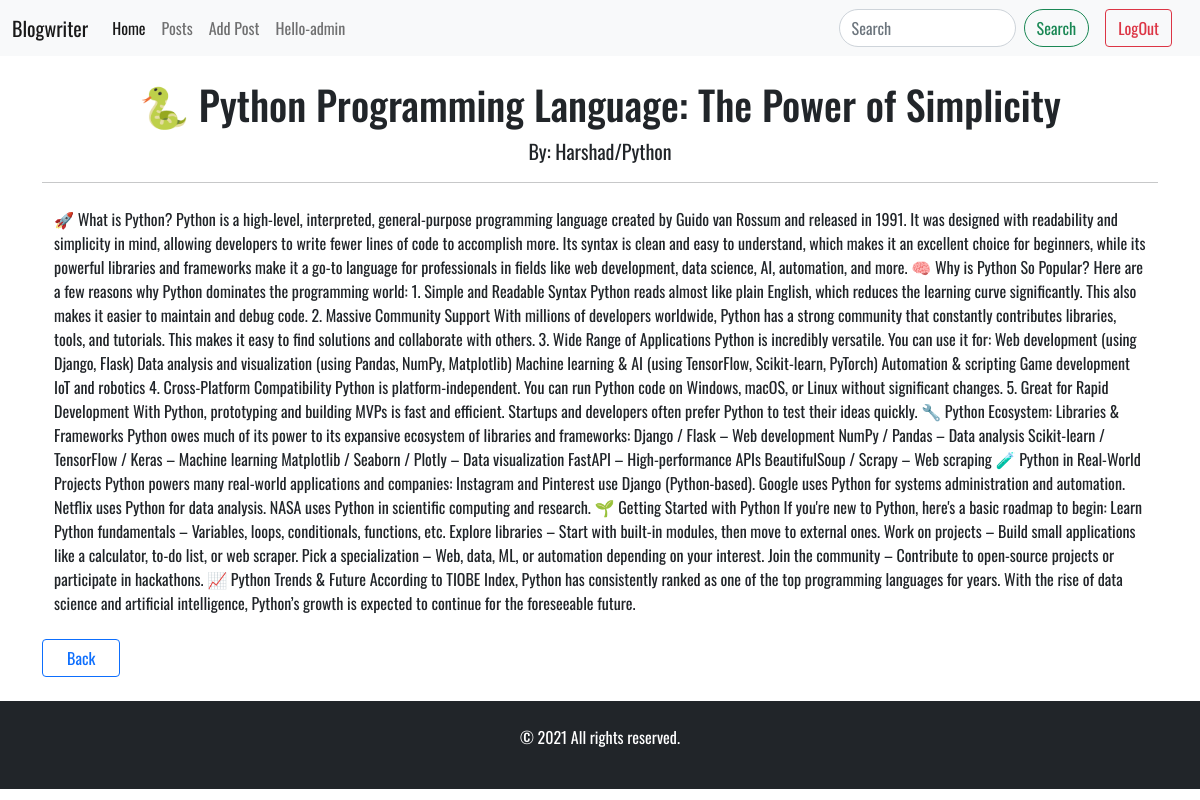
The app's page /blog/Post/1 (signed in) with its own data.
### blogs/models.py (models this page shows, shortened)
class Post(models.Model):
    title=models.CharField(max_length=200)
    author=models.ForeignKey(User,on_delete=models.CASCADE,null=True)
    category = models.CharField(max_length=200)
    body = models.TextField(blank=True, null=True)
    date=models.DateTimeField(auto_now_add=True)
    slug = models.CharField(max_length=200)

### blogs/views.py (the view)
# urls.py: path('/Post/<int:pk>', PostDetail.as_view(), name='PostDetail'),
class PostDetail(DetailView):
    model = Post
    template_name = 'PostDetail.html'

### templates/PostDetail.html (shortened to what this page needs)
{% extends 'base.html' %} {% block content %}
<div class="container mt-4">
	<div class="Container text-center">
		<h1>{{post.title}}</h1>
		<small class="fs-5">By: {{post.author}}/{{post.category}}</small>
	</div>
	<hr/>
	<div class="container mt-4 fw-normal">{{post.body|safe}}</div>
	<br>
	<div>
		<a
				class="btn btn-outline-primary px-4"
				role="button"
				href="{% url 'Post' %}"
		>Back</a>
	</div>
	<br/>
</div>
{% endblock %}

### templates/base.html (shortened to what this page needs)
<!DOCTYPE html>
<html lang="en">
<head>
	<link
			href="https://cdn.jsdelivr.net/npm/bootstrap@5.0.1/dist/css/bootstrap.min.css"
			rel="stylesheet"
	/>
	<link
			rel="stylesheet"
			href="https://use.fontawesome.com/releases/v5.2.0/css/all.css"
	/>
</head>
<body>
<nav class="navbar navbar-expand-lg navbar-light bg-light">
	<div class="container-fluid">
		<a class="navbar-brand" href="{% url 'home' %}">Blogwriter</a>
		<div class="collapse navbar-collapse" id="navbarSupportedContent">
			<ul class="navbar-nav me-auto mb-2 mb-lg-0">
				<li class="nav-item">
					<a class="nav-link active" aria-current="page" href="{% url 'home' %}">Home</a>
				</li>
				<li class="nav-item">
					<a class="nav-link" href="{% url 'Post' %}">Posts</a>
				</li>
				{% if user.is_authenticated %}
				<li class="nav-item">
					<a class="nav-link" href="{% url 'add_post' %}">Add Post</a>
				</li>
				<li class="nav-item">
					<a class="nav-link" href="{% url 'home' %}">Hello-{{user}}</span></a>
				</li>
				{% endif %}
			</ul>
			<form action="{% url 'search_results' %}" class="d-flex">
				<input
						class="form-control me-2 rounded-pill"
						type="search"
						placeholder="Search"
						aria-label="Search"
						name="S"
				/>
				<button class="btn btn-outline-success rounded-pill" type="submit">
					Search
				</button>
			</form>
			{% if user.is_authenticated %}
			<form method="POST" action="{% url 'logout' %}" class="d-flex">
				<button class="btn btn-outline-danger rounded-2 mx-3" type="submit">
					LogOut
				</button>
			</form>
			{% endif %}
		</div>
	</div>
</nav>
{% block content %}
{% endblock %}
<footer class="position-relative bottom section-padding bg-dark text-white p-4">
	<div class="container">
		<div class="row">
			<div class="col-md-12 text-center">
				<div class="copyright">
					<p>
						© <span>2021</span>
						<a href="#"></a> All rights
						reserved.
					</p>
				</div>
			</div>
		</div>
	</div>
</footer>
</body>
</html>

### templates/base.html (style rules this page uses)
body { font-family: 'Oswald', sans-serif; }

### records on screen
Post: title "🐍 Python Programming Language: The Power of Simplicity", author "Harshad", category "Python", body "🚀 What is Python? Python is a high-level, interpreted, general-purpose programming language created by Guido van Rossum and released in 1991. It was designed with readability and simplicity in mind, allowing developers to write fewer lines of code to accomplish more. Its syntax is clean and easy to understand, which makes it an excellent choice for beginners, while its powerful libraries and frameworks make it a go-to language for professionals in fields like web development, data science, AI, automation, and more. 🧠 Why is Python So Popular? Here are a few reasons why Python dominates the programming world: 1. Simple and Readable Syntax Python reads almost like plain English, which reduces…"

### other values on screen
{{ user }} "admin"
